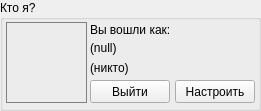
             <widget class="QGroupBox" name="box_LoggedAs">
              <property name="geometry">
               <rect>
                <x>10</x>
                <y>10</y>
                <width>261</width>
                <height>111</height>
               </rect>
              </property>
              <property name="title">
               <string>Кто я?</string>
              </property>
              <widget class="QLabel" name="lbl_ReadOnly15">
               <property name="geometry">
                <rect>
                 <x>90</x>
                 <y>22</y>
                 <width>81</width>
                 <height>16</height>
                </rect>
               </property>
               <property name="text">
                <string>Вы вошли как:</string>
               </property>
              </widget>
              <widget class="QLabel" name="lbl_CurrentUserUsername">
               <property name="geometry">
                <rect>
                 <x>90</x>
                 <y>40</y>
                 <width>161</width>
                 <height>16</height>
                </rect>
               </property>
               <property name="sizePolicy">
                <sizepolicy hsizetype="Expanding" vsizetype="MinimumExpanding">
                 <horstretch>0</horstretch>
                 <verstretch>0</verstretch>
                </sizepolicy>
               </property>
               <property name="styleSheet">
                <string notr="true">font: 63 11pt &quot;Segoe UI Semibold&quot;;</string>
               </property>
               <property name="text">
                <string>(null)</string>
               </property>
              </widget>
              <widget class="QPushButton" name="btn_LogOut">
               <property name="geometry">
                <rect>
                 <x>90</x>
                 <y>80</y>
                 <width>80</width>
                 <height>23</height>
                </rect>
               </property>
               <property name="text">
                <string>Выйти</string>
               </property>
              </widget>
              <widget class="QPushButton" name="btn_ChangeCurrentUserSrtt">
               <property name="geometry">
                <rect>
                 <x>175</x>
                 <y>80</y>
                 <width>80</width>
                 <height>23</height>
                </rect>
               </property>
               <property name="text">
                <string>Настроить</string>
               </property>
              </widget>
              <widget class="QLabel" name="lbl_CurrentUserDescription">
               <property name="geometry">
                <rect>
                 <x>90</x>
                 <y>60</y>
                 <width>161</width>
                 <height>16</height>
                </rect>
               </property>
               <property name="text">
                <string>(никто)</string>
               </property>
              </widget>
              <widget class="QLabel" name="gfv_CurrentUserAvatar">
               <property name="geometry">
                <rect>
                 <x>6</x>
                 <y>22</y>
                 <width>81</width>
                 <height>81</height>
                </rect>
               </property>
               <property name="styleSheet">
                <string notr="true">border: 1px solid grey;</string>
               </property>
               <property name="text">
                <string/>
               </property>
               <property name="scaledContents">
                <bool>true</bool>
               </property>
              </widget>
             </widget>
